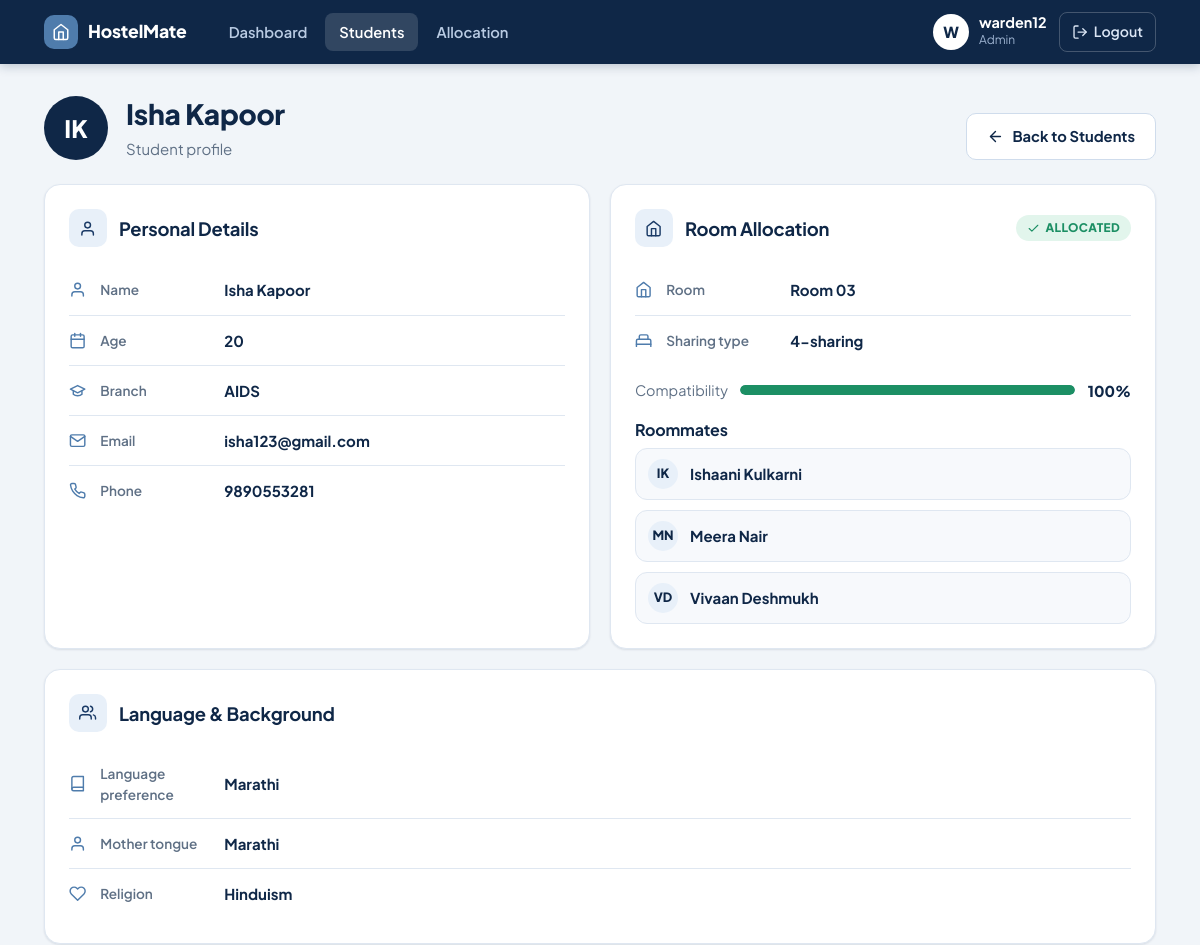
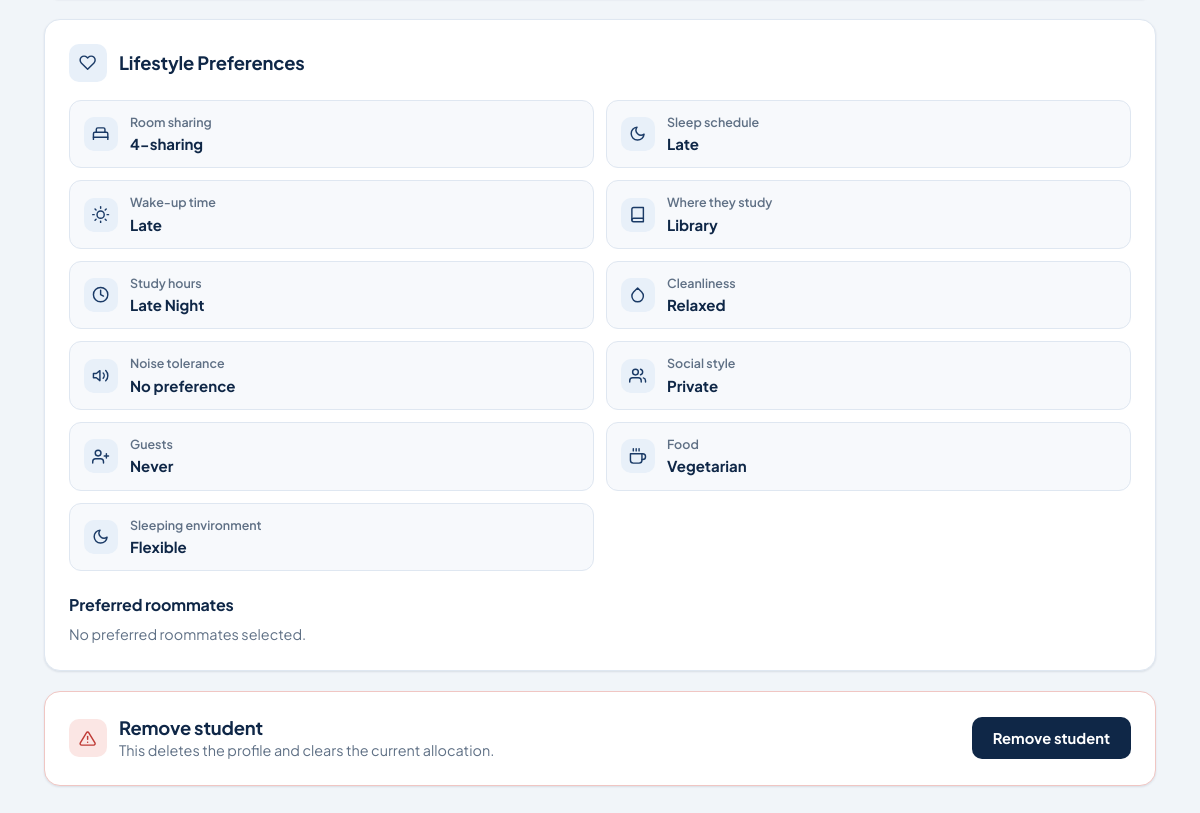
The page /admin/student/17 (signed in) on the database its author committed (2 pictures, top to bottom).
### tables this page shows
CREATE TABLE students (
            id INTEGER PRIMARY KEY AUTOINCREMENT,
            name TEXT NOT NULL,
            sleep_schedule TEXT NOT NULL,
            wake_schedule TEXT NOT NULL,
            study_habits TEXT NOT NULL,
            cleanliness TEXT NOT NULL,
            noise_tolerance TEXT NOT NULL,
            social_preference TEXT NOT NULL,
            guest_frequency TEXT NOT NULL,
            food_preference TEXT NOT NULL,
            study_hours TEXT NOT NULL,
            sleeping_environment TEXT NOT NULL,
            room_size TEXT NOT NULL,            -- '2', '3', or '4'
            preferred_roommates TEXT DEFAULT ''  -- comma-separated student ids
        , user_id INTEGER, age INTEGER, branch TEXT, phone TEXT, email TEXT, language_preference TEXT, mother_tongue TEXT, religion TEXT);

### app.py (the view)
@app.route("/admin/student/<int:student_id>")
@admin_required
def admin_student_profile(student_id):
    student = db.get_student(student_id)
    if student is None:
        flash("Student not found.", "error")
        return redirect(url_for("students"))
    return render_template(
        "admin_student_profile.html",
        student=student,
        preferred_students=preferred_students_of(student),
        allocation=db.get_student_allocation(student["id"]),
        allocation_locked=db.is_allocation_locked(),
    )

### app.py (called while the page is built)
def get_csrf_token():
    if "_csrf" not in session:
        session["_csrf"] = secrets.token_hex(16)
    return session["_csrf"]

@app.context_processor
def inject_globals():
    pending = db.is_allocation_locked() and not db.has_allocation()
    return {"labels": FIELD_LABELS, "allocation_pending": pending}

@app.template_filter("initials")
def initials(name):
    parts = (name or "?").split()
    return "".join(p[0] for p in parts[:2]).upper()

@app.before_request
def csrf_protect():
    if request.method == "POST":
        sent = request.form.get("_csrf", "")
        expected = session.get("_csrf", "")
        if not expected or not hmac.compare_digest(sent, expected):
            abort(400)

def _role_required(role):
    def decorator(view):
        @wraps(view)
        def wrapped(*args, **kwargs):
            if "user_id" not in session:
                flash("Please log in to continue.", "error")
                return redirect(url_for("login"))
            if session.get("role") != role:
                flash(f"{role.title()} access required.", "error")
                return redirect(url_for("index"))
            return view(*args, **kwargs)
        return wrapped
    return decorator

def preferred_students_of(student):
    ids = [
        int(x) for x in (student["preferred_roommates"] or "").split(",")
        if x.strip().isdigit()
    ]
    return [s for s in (db.get_student(i) for i in ids) if s]

### db.py (called while the page is built)
def get_connection():
    conn = sqlite3.connect(DB_NAME)
    conn.row_factory = sqlite3.Row
    conn.execute("PRAGMA foreign_keys = ON")
    return conn

def get_student(student_id):
    conn = get_connection()
    row = conn.execute(
        """
        SELECT *
        FROM students
        WHERE id = ?
        """,
        (student_id,)
    ).fetchone()
    conn.close()
    return row

def is_allocation_locked():
    conn = get_connection()
    row = conn.execute(
        """
        SELECT setting_value
        FROM app_settings
        WHERE setting_name = 'allocation_locked'
        """
    ).fetchone()
    conn.close()
    if row is None:
        return False
    return row["setting_value"] == "1"

### templates/admin_student_profile.html (shortened to what this page needs)
{% extends "base.html" %}
{% from "_macros.html" import icon, csrf, tone %}
{% block content %}
<div class="page-head">
    <div class="profile-hero">
        <span class="avatar avatar-lg">{{ student.name|initials }}</span>
        <div class="who"><h1>{{ student.name }}</h1><p>Student profile</p></div>
    </div>
    <div class="page-actions">
        <a class="btn btn-outline" href="{{ url_for('students') }}">{{ icon('arrow-left') }} Back to Students</a>
    </div>
</div>
<div class="grid grid-2">
    <section class="card">
        <div class="card-head"><span class="chip-icon">{{ icon('user') }}</span><h2>Personal Details</h2></div>
        <div class="detail-list">
            <div class="detail-row">{{ icon('user') }}<span class="k">Name</span><span class="v">{{ student.name }}</span></div>
            <div class="detail-row">{{ icon('calendar') }}<span class="k">Age</span><span class="v">{{ student.age or '—' }}</span></div>
            <div class="detail-row">{{ icon('cap') }}<span class="k">Branch</span><span class="v">{{ student.branch or '—' }}</span></div>
            <div class="detail-row">{{ icon('mail') }}<span class="k">Email</span><span class="v">{{ student.email or '—' }}</span></div>
            <div class="detail-row">{{ icon('phone') }}<span class="k">Phone</span><span class="v">{{ student.phone or '—' }}</span></div>
        </div>
    </section>
    <section class="card">
        <div class="card-head"><span class="chip-icon">{{ icon('home') }}</span><h2>Room Allocation</h2>
            <span class="spacer">{% if allocation %}<span class="badge badge-success">{{ icon('check') }} ALLOCATED</span>{% else %}<span class="badge badge-warning">{{ icon('alert') }} WAITING</span>{% endif %}</span></div>
        {% if allocation %}
            <div class="detail-list">
                <div class="detail-row">{{ icon('home') }}<span class="k">Room</span><span class="v">Room {{ '%02d'|format(allocation.room_number) }}</span></div>
                <div class="detail-row">{{ icon('bed') }}<span class="k">Sharing type</span><span class="v">{{ allocation.room_size }}-sharing</span></div>
            </div>
            <div class="progress-row" style="margin-top:14px">
                <span class="hint">Compatibility</span>
                <div class="progress {{ tone(allocation.avg_compatibility) }}"><span style="width: {{ allocation.avg_compatibility }}%"></span></div>
                <span class="pct">{{ allocation.avg_compatibility }}%</span>
            </div>
            <h3 style="margin-top:18px">Roommates</h3>
            <div class="roommate-list">
                {% for r in allocation.roommates %}
                    <a class="roommate" href="{{ url_for('admin_student_profile', student_id=r.id) }}"><span class="avatar avatar-sm">{{ r.name|initials }}</span>{{ r.name }}</a>
                {% else %}<p class="hint">No roommates assigned.</p>{% endfor %}
            </div>
        {% else %}
            <div class="alert alert-info">{{ icon('info') }}<div>Not placed in a room yet. Generate an allocation to assign one.</div></div>
        {% endif %}
    </section>
</div>
<section class="card mt">
    <div class="card-head"><span class="chip-icon">{{ icon('users') }}</span><h2>Language &amp; Background</h2></div>
    <div class="detail-list">
        <div class="detail-row">{{ icon('book') }}<span class="k">Language preference</span><span class="v">{{ student.language_preference or '—' }}</span></div>
        <div class="detail-row">{{ icon('user') }}<span class="k">Mother tongue</span><span class="v">{{ student.mother_tongue or '—' }}</span></div>
        <div class="detail-row">{{ icon('heart') }}<span class="k">Religion</span><span class="v">{{ student.religion or '—' }}</span></div>
    </div>
</section>
<section class="card mt">
    <div class="card-head"><span class="chip-icon">{{ icon('heart') }}</span><h2>Lifestyle Preferences</h2></div>
    {% with s=student, mine=none %}{% include "_prefs.html" %}{% endwith %}
    <h3 style="margin-top:24px">Preferred roommates</h3>
    {% if preferred_students %}
        <div class="roommate-list">
            {% for r in preferred_students %}<div class="roommate"><span class="avatar avatar-sm">{{ r.name|initials }}</span>{{ r.name }}</div>{% endfor %}
        </div>
    {% else %}<p class="hint" style="margin-top:8px">No preferred roommates selected.</p>{% endif %}
</section>
<section class="card mt danger-zone">
    <div class="card-head" style="margin-bottom:0">
        <span class="chip-icon danger">{{ icon('alert') }}</span>
        <div class="grow"><h2>Remove student</h2>
            <p class="hint">{% if allocation_locked %}Unlock the allocation before removing a student.{% else %}This deletes the profile and clears the current allocation.{% endif %}</p></div>
        <form method="POST" action="{{ url_for('delete_student', student_id=student.id) }}" class="inline-form"
              onsubmit='return confirm({{ ("Remove " ~ student.name ~ "? The current allocation will be cleared.")|tojson }});'>
            {{ csrf() }}<button type="submit" class="btn btn-danger btn-sm" {% if allocation_locked %}disabled{% endif %}>Remove student</button>
        </form>
    </div>
</section>
{% endblock %}

### templates/_macros.html (shortened to what this page needs)
{% macro icon(name, size=none) -%}
<svg class="icon" xmlns="http://www.w3.org/2000/svg" viewBox="0 0 24 24" fill="none" stroke="currentColor" stroke-width="2" stroke-linecap="round" stroke-linejoin="round" aria-hidden="true"{% if size %} width="{{ size }}" height="{{ size }}" style="width:{{ size }}px;height:{{ size }}px"{% endif %}>{{ paths[name]|safe }}</svg>
{%- endmacro %}
{% macro tone(pct) -%}
{{ 'tone-high' if pct >= 75 else ('tone-mid' if pct >= 50 else 'tone-low') }}
{%- endmacro %}
{% macro pref_item(ic, label, value, mine=none) %}
<div class="pref-item{% if mine is not none and mine == value %} match{% endif %}">
    <span class="chip-icon">{{ icon(ic) }}</span>
    <div>
        <div class="pref-label">{{ label }}</div>
        <div class="pref-value">{{ value }}</div>
    </div>
</div>
{% endmacro %}

### rows shown on the page
students: name|initials "IK", name "Isha Kapoor", age "20", branch "AIDS", email "isha123@gmail.com", phone "9890553281", language_preference "Marathi", mother_tongue "Marathi", religion "Hinduism", sleep_schedule "Late Late Library Late Night Relaxed No preference Private Never Vegetarian Flexible"
students: name|initials "IK", name "Ishaani Kulkarni"
students: name|initials "MN", name "Meera Nair"
students: name|initials "VD", name "Vivaan Deshmukh"

### other values the page prints
{{ session.get("username", "?")|initials }} "W"
{{ session.get("username") }} "warden12"
{{ role|capitalize }} "Admin"
{{ '%02d'|format(allocation.room_number) }} "03"
{{ allocation.room_size }} "4"
{{ allocation.avg_compatibility }} "100"
{{ label }} "Room sharing Sleep schedule Wake-up time Where they study Study hours Cleanliness Noise tolerance Social style Guests Food Sleeping environment"
{{ value }} "4-sharing"
